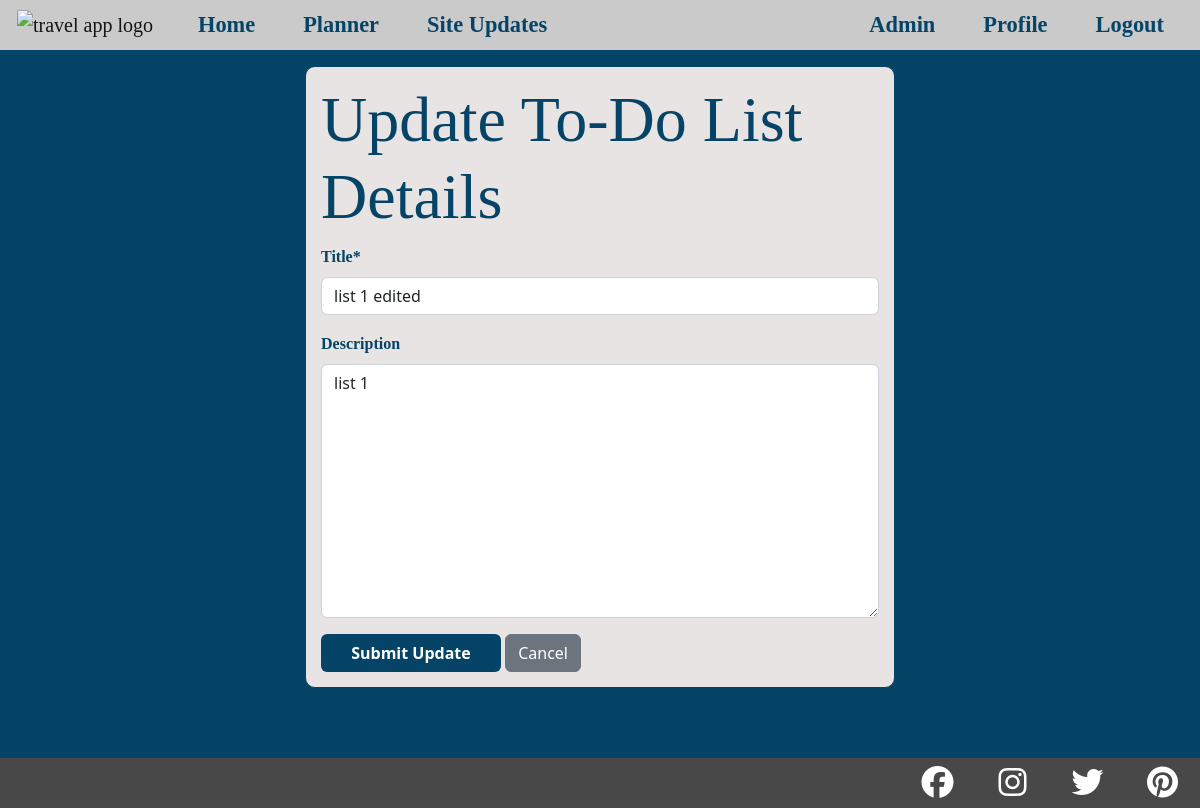
The page /to_do/to_do_lists/57/edit (signed in) on the database as committed earlier.
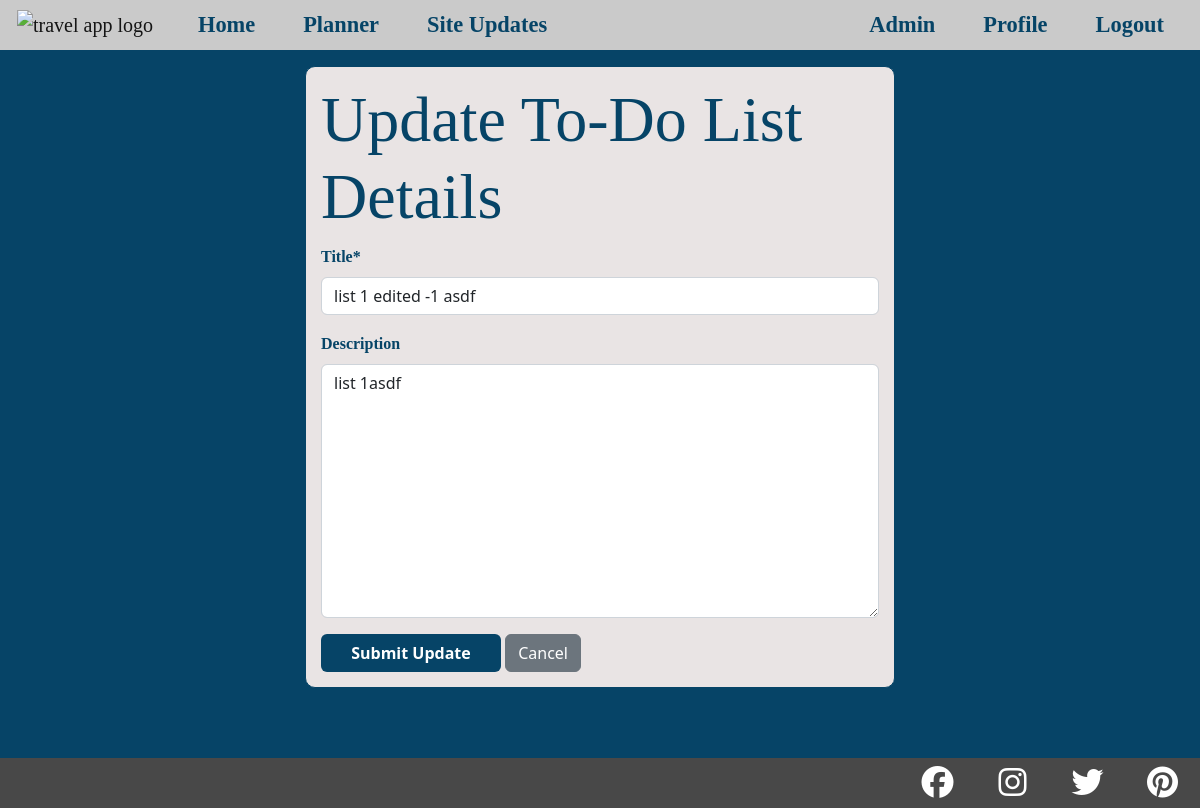
The same page on the database as committed later.
### to_do_list/models.py (models this page shows, shortened)
class ToDoList(models.Model):
    user = models.ForeignKey(User, on_delete=models.CASCADE)
    country = models.ForeignKey(Country, on_delete=models.CASCADE,
                                related_name="country_to_do")
    title = models.CharField(max_length=200)
    description = models.TextField(null=True, blank=True)
    complete = models.BooleanField(default=False)
    created = models.DateTimeField(auto_now_add=True)

### to_do_list/views.py (the view, shortened to what this page needs)
class EditListView(LoginRequiredMixin, UserPassesTestMixin, View):
    login_url = '/login/required'
    redirect_field_name = 'redirect_to'
    template_name = 'to_do_list/to_do_list_update.html'
    def get(self, request, pk):
        list = get_object_or_404(ToDoList, pk=pk)
        list_form = FullToDoListForm(instance=list)
        context = {
            'list_form': list_form,
            'list': list,
            "tab_title": "Edit List"
            }
        return render(request, self.template_name, context)
    def test_func(self):
        list = get_object_or_404(ToDoList, pk=self.kwargs['pk'])
        return self.request.user == list.user

### to_do_list/forms.py
class FullToDoListForm(forms.ModelForm):
    class Meta:
        model = ToDoList
        fields = ['title', 'description']

### to_do_list/templates/to_do_list/to_do_list_update.html (shortened to what this page needs)
{% extends "base.html" %}
{% load crispy_forms_tags %}
{% block content %}
    <div class="to-do-list-form-container">
        <div class="to-do-list-form">
            <h1>Update To-Do List Details</h1>
            <div class="content-section">
                <form method="POST">
                    <fieldset class="form-group">
                        {{ list_form|crispy }}
                    </fieldset>
                    <div class="form-group">
                        <button class="btn" type="submit">Submit Update</button>
                        <a class="btn btn-secondary" href="{% url 'country' list.country.pk %}#to_do_list_location" aria-label="back to country info page">Cancel</a>
                    </div>
                </form>
            </div>
        </div>
    </div>
{% endblock content %}

Rows that differ between the two databases and show on the page:
changed ToDoList: title "list 1 edited" → "list 1 edited -1 asdf"; description "list 1" → "list 1asdf"
